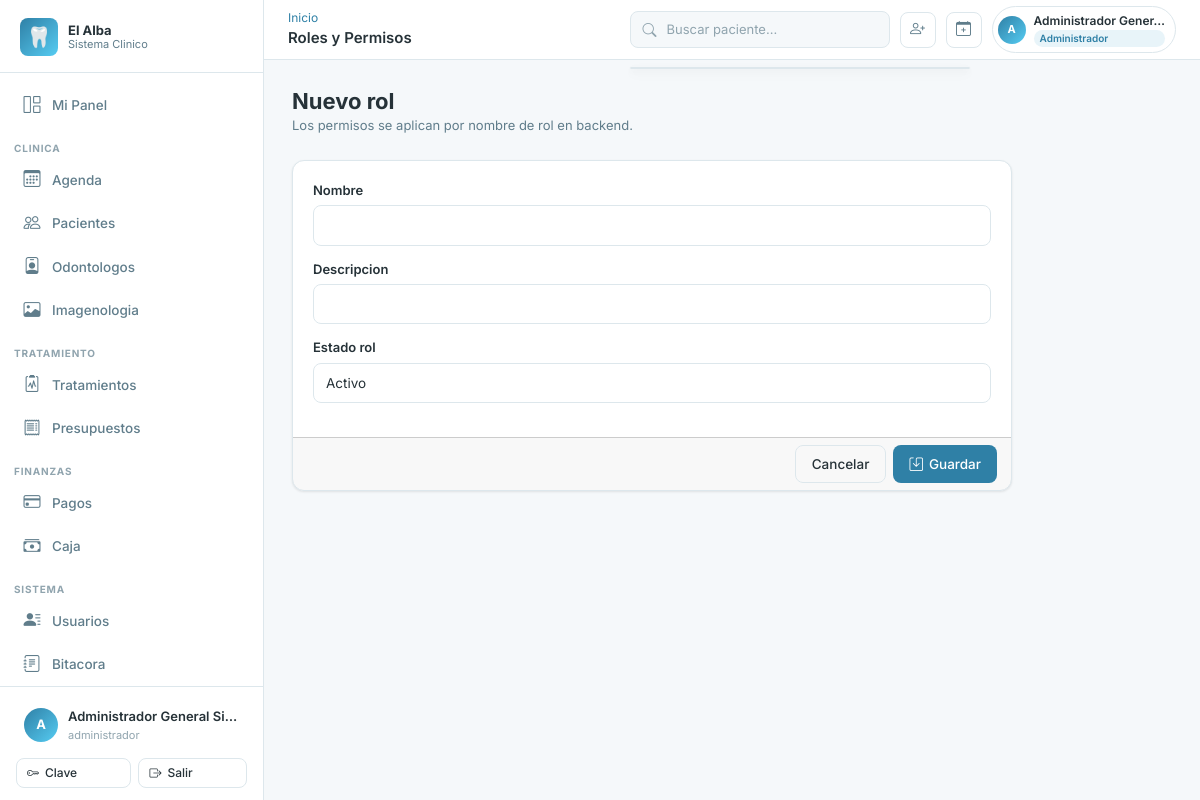
The page /accounts/roles/nuevo/ (signed in) on the database its author committed.
### apps/accounts/models.py (models this page shows, shortened)
class Usuario(AbstractBaseUser):
    ESTADO_ACTIVO = "activo"
    ESTADO_INACTIVO = "inactivo"
    ESTADO_BLOQUEADO = "bloqueado"
    ESTADO_CHOICES = [
        (ESTADO_ACTIVO, "Activo"),
        (ESTADO_INACTIVO, "Inactivo"),
        (ESTADO_BLOQUEADO, "Bloqueado"),
    ]
    id_usuario = models.AutoField(primary_key=True)
    id_persona = models.OneToOneField(
        "personas.Persona",
        db_column="id_persona",
        on_delete=models.RESTRICT,
        related_name="usuario",
    )
    username = models.CharField(max_length=50, unique=True)
    password_hash = models.CharField(max_length=255)
    estado_acceso = models.CharField(
        max_length=20, choices=ESTADO_CHOICES, default=ESTADO_ACTIVO
    )
    ultimo_acceso = models.DateTimeField(null=True, blank=True)
    fecha_creacion = models.DateTimeField(default=timezone.now)
    fecha_actualizacion = models.DateTimeField(auto_now=True)
    is_staff = models.BooleanField(default=False)
    is_superuser = models.BooleanField(default=False)
    PASSWORD_FIELD = "password_hash"
    USERNAME_FIELD = "username"
    REQUIRED_FIELDS = []
    objects = UsuarioManager()
    class Meta:
        db_table = "usuarios"
        verbose_name = "Usuario"
        verbose_name_plural = "Usuarios"
        permissions = [
            ("disable_usuario", "Puede inhabilitar usuario"),
            ("reactivate_usuario", "Puede reactivar usuario"),
            ("reset_password_usuario", "Puede resetear password de usuario"),
        ]
    def has_perm(self, perm, obj=None):
        if self.is_superuser:
            return True
    def has_perms(self, perm_list, obj=None):
        if not isinstance(perm_list, (list, tuple)):
            perm_list = [perm_list]
        return all(self.has_perm(perm, obj) for perm in perm_list)
    def tiene_rol(self, *roles: str) -> bool:
        if self.is_superuser:
            return True
    @property
    def password(self):
        return self.password_hash
    @password.setter
    def password(self, value):
        self.password_hash = value
    @property
    def nombre_completo(self):
        try:
            return self.id_persona.nombre_completo
        except Exception:
            return self.username

### apps/personas/models.py (models this page shows, shortened)
class Persona(models.Model):
    ESTADO_ACTIVO = "activo"
    ESTADO_INACTIVO = "inactivo"
    ESTADO_CHOICES = [
        (ESTADO_ACTIVO, "Activo"),
        (ESTADO_INACTIVO, "Inactivo"),
    ]
    id_persona = models.AutoField(primary_key=True)
    rut = models.CharField(max_length=12, unique=True)
    nombres = models.CharField(max_length=80)
    apellido_paterno = models.CharField(max_length=50)
    apellido_materno = models.CharField(max_length=50, null=True, blank=True)
    fecha_nacimiento = models.DateField(null=True, blank=True)
    id_sexo = models.ForeignKey(
        Sexo,
        db_column="id_sexo",
        on_delete=models.RESTRICT,
        null=True,
        blank=True,
        related_name="personas",
    )
    correo = models.CharField(max_length=120, unique=True, null=True, blank=True)
    telefono = models.CharField(max_length=20, null=True, blank=True)
    direccion = models.CharField(max_length=150, null=True, blank=True)
    comuna = models.CharField(max_length=80, null=True, blank=True)
    ciudad = models.CharField(max_length=80, null=True, blank=True)
    estado_persona = models.CharField(
        max_length=20, choices=ESTADO_CHOICES, default=ESTADO_ACTIVO
    )
    fecha_creacion = models.DateTimeField(default=timezone.now)
    fecha_actualizacion = models.DateTimeField(auto_now=True)
    class Meta:
        db_table = "personas"
        verbose_name = "Persona"
        verbose_name_plural = "Personas"
        indexes = [
            models.Index(fields=["rut"], name="idx_personas_rut"),
            models.Index(fields=["id_sexo"], name="idx_personas_id_sexo"),
        ]
    @property
    def nombre_completo(self) -> str:
        partes = [self.nombres, self.apellido_paterno]
        if self.apellido_materno:
            partes.append(self.apellido_materno)
        return " ".join(partes)

### apps/accounts/views.py (the view, shortened to what this page needs)
# urls.py: path("roles/nuevo/", views.RolCrearView.as_view(), name="roles_crear"),
class RolCrearView(PermisoRequeridoMixin, View):
    permission_required = "accounts.add_rol"
    template_name = "accounts/rol_form.html"
    def get(self, request):
        return render(request, self.template_name, {"form": RolForm(), "titulo": "Nuevo rol"})

### apps/accounts/forms.py
class RolForm(AlbaFormMixin, forms.ModelForm):
    class Meta:
        model = Rol
        fields = ["nombre", "descripcion", "estado_rol"]
        widgets = {
            "nombre": forms.TextInput(attrs={"class": "form-control"}),
            "descripcion": forms.TextInput(attrs={"class": "form-control"}),
            "estado_rol": forms.Select(attrs={"class": "form-select"}),
        }

### apps/core/context_processors.py (called while the page is built)
def clinica_context(request):
    ctx = {
        "CLINICA_NOMBRE": settings.CLINICA_NOMBRE,
        "CLINICA_RUT": settings.CLINICA_RUT,
        "CLINICA_DIRECCION": settings.CLINICA_DIRECCION,
        "CLINICA_TELEFONO": settings.CLINICA_TELEFONO,
        "CLINICA_EMAIL": settings.CLINICA_EMAIL,
    }
    if request.user.is_authenticated:
        ctx["usuario_roles"] = list(
            request.user.usuario_roles.filter(rol__estado_rol="activo")
            .values_list("rol__nombre", flat=True)
        )
        try:
            from apps.caja.models import Caja
            ctx["caja_usuario"] = Caja.objects.filter(
                id_usuario_apertura=request.user,
                estado_caja="abierta",
            ).first()
        except Exception:
            ctx["caja_usuario"] = None
    return ctx

### apps/core/templatetags/core_tags.py (called while the page is built)
@register.filter(name='user_tiene_rol')
def user_tiene_rol(user, roles_str):
    if not user or not user.is_authenticated:
        return False
    roles = [r.strip() for r in roles_str.split(',')]
    if hasattr(user, 'tiene_rol'):
        return user.tiene_rol(*roles)
    return False

### templates/accounts/rol_form.html (shortened to what this page needs)
{% extends 'base.html' %}
{% block topbar_title %}Roles y Permisos{% endblock %}
{% block content %}
<div class="page-header">
  <div>
    <h1 class="page-title">{{ titulo }}</h1>
    <p class="page-subtitle">Los permisos se aplican por nombre de rol en backend.</p>
  </div>
</div>
<form method="post" class="card" style="max-width: 720px;">
  <div class="card-body">
    {% for field in form %}
    <div class="mb-3">
      <label class="form-label" for="{{ field.id_for_label }}">{{ field.label }}</label>
      {{ field }}
    </div>
    {% endfor %}
  </div>
  <div class="card-footer d-flex justify-content-end gap-2">
    <a href="{% url 'accounts:roles_lista' %}" class="btn btn-outline">Cancelar</a>
    <button type="submit" class="btn btn-primary"><i class="bi bi-save"></i> Guardar</button>
  </div>
</form>
{% endblock %}

### templates/base.html (shortened to what this page needs)
{% load static core_tags %}
<!DOCTYPE html>
<html lang="es">
<head>
  <link rel="stylesheet" href="https://cdn.jsdelivr.net/npm/bootstrap-icons@1.11.3/font/bootstrap-icons.min.css">
  <link href="https://cdn.jsdelivr.net/npm/bootstrap@5.3.3/dist/css/bootstrap.min.css" rel="stylesheet">
  <link rel="stylesheet" href="{% static 'css/main.css' %}">
</head>
<body>
<div class="app-wrapper">
  <aside class="sidebar" id="sidebar" role="navigation" aria-label="Menu principal">
    <div class="sidebar-logo">
      <div class="sidebar-logo-icon" aria-hidden="true">&#x1F9B7;</div>
      <div class="sidebar-logo-text">
        El Alba
        <small>Sistema Clinico</small>
      </div>
    </div>
    <nav class="sidebar-nav">
      <a href="{% url 'dashboard:index' %}" class="sidebar-link" id="nav-dashboard">
        <span class="nav-icon"><i class="bi bi-grid-1x2" aria-hidden="true"></i></span>
        {% if request.user|user_tiene_rol:'odontologo' %}Mi Panel{% elif request.user|user_tiene_rol:'recepcionista,administrativo' %}Recepcion{% else %}Dashboard{% endif %}
      </a>
      {% if request.user|user_tiene_rol:'administrador,director,director_clinico' %}
      <div class="sidebar-section">Clinica</div>
      <a href="{% url 'agenda:calendario' %}" class="sidebar-link" id="nav-agenda"><span class="nav-icon"><i class="bi bi-calendar3" aria-hidden="true"></i></span>Agenda</a>
      <a href="{% url 'pacientes:lista' %}" class="sidebar-link" id="nav-pacientes"><span class="nav-icon"><i class="bi bi-people" aria-hidden="true"></i></span>Pacientes</a>
      <a href="{% url 'odontologos:lista' %}" class="sidebar-link" id="nav-odontologos"><span class="nav-icon"><i class="bi bi-person-badge" aria-hidden="true"></i></span>Odontologos</a>
      <a href="{% url 'imagenologia:lista' %}" class="sidebar-link" id="nav-imagenologia"><span class="nav-icon"><i class="bi bi-image" aria-hidden="true"></i></span>Imagenologia</a>
      <div class="sidebar-section">Tratamiento</div>
      <a href="{% url 'tratamientos:lista' %}" class="sidebar-link" id="nav-tratamientos"><span class="nav-icon"><i class="bi bi-clipboard2-pulse" aria-hidden="true"></i></span>Tratamientos</a>
      <a href="{% url 'presupuestos:lista' %}" class="sidebar-link" id="nav-presupuestos"><span class="nav-icon"><i class="bi bi-receipt" aria-hidden="true"></i></span>Presupuestos</a>
      <div class="sidebar-section">Finanzas</div>
      <a href="{% url 'pagos:lista' %}" class="sidebar-link" id="nav-pagos"><span class="nav-icon"><i class="bi bi-credit-card" aria-hidden="true"></i></span>Pagos</a>
      <a href="{% url 'caja:lista' %}" class="sidebar-link" id="nav-caja"><span class="nav-icon"><i class="bi bi-cash-stack" aria-hidden="true"></i></span>Caja</a>
      <div class="sidebar-section">Sistema</div>
      <a href="{% url 'personas:lista' %}" class="sidebar-link" id="nav-personas"><span class="nav-icon"><i class="bi bi-person-lines-fill" aria-hidden="true"></i></span>Usuarios</a>
      <a href="{% url 'auditoria:lista' %}" class="sidebar-link" id="nav-auditoria"><span class="nav-icon"><i class="bi bi-journal-text" aria-hidden="true"></i></span>Bitacora</a>
      {% else %}
      <a href="{% url 'pacientes:lista' %}" class="sidebar-link"><span class="nav-icon"><i class="bi bi-people" aria-hidden="true"></i></span>Pacientes</a>
      <a href="{% url 'agenda:calendario' %}" class="sidebar-link"><span class="nav-icon"><i class="bi bi-calendar3" aria-hidden="true"></i></span>Agenda</a>
      {% endif %}
    </nav>
    <div class="sidebar-footer">
      <div class="sidebar-user" role="button" tabindex="0" aria-label="Opciones de usuario">
        <div class="sidebar-user-avatar" aria-hidden="true">{{ request.user.username|first|upper }}</div>
        <div class="sidebar-user-info">
          <div class="sidebar-user-name">{{ request.user.nombre_completo }}</div>
          <div class="sidebar-user-role">
            {% for rol in usuario_roles %}{{ rol }}{% if not forloop.last %}, {% endif %}{% endfor %}
          </div>
        </div>
      </div>
      <div class="mt-2 d-flex gap-2">
        <a href="{% url 'accounts:cambiar_password' %}" class="btn btn-outline btn-sm flex-fill">
          <i class="bi bi-key" aria-hidden="true"></i> Clave
        </a>
        <form method="post" action="{% url 'accounts:logout' %}" class="flex-fill">
          <button type="submit" class="btn btn-outline btn-sm w-100">
            <i class="bi bi-box-arrow-right" aria-hidden="true"></i> Salir
          </button>
        </form>
      </div>
    </div>
  </aside>
  <div class="main-content">
    <header class="topbar" role="banner">
      <div class="topbar-left">
        <div>
          <nav aria-label="Ruta actual" class="breadcrumb mb-0 d-none d-md-flex">
            {% block breadcrumb %}<a href="{% url 'dashboard:index' %}">Inicio</a>{% endblock %}
          </nav>
          <span class="topbar-title">{% block topbar_title %}Panel{% endblock %}</span>
        </div>
      </div>
      <div class="topbar-actions">
        <div class="position-relative">
          <div class="search-box" role="search">
            <i class="bi bi-search" style="color:var(--color-texto-muy-suave);flex-shrink:0;" aria-hidden="true"></i>
            <input
              type="search"
              placeholder="Buscar paciente..."
              hx-get="{% url 'pacientes:buscar_htmx' %}"
              hx-trigger="input changed delay:300ms, search"
              hx-target="#resultados-busqueda-global"
              name="q"
              autocomplete="off"
              id="busqueda-global"
              aria-label="Buscador universal"
              aria-autocomplete="list"
              aria-controls="resultados-busqueda-global"
            >
          </div>
          <div id="resultados-busqueda-global" class="search-results-dropdown" role="listbox" aria-label="Resultados de busqueda"></div>
        </div>
        {% if request.user|user_tiene_rol:'administrador,recepcionista,administrativo,director' %}
        <a href="{% url 'pacientes:crear' %}" class="topbar-icon-btn d-none d-lg-flex" title="Nuevo paciente" aria-label="Nuevo paciente">
          <i class="bi bi-person-plus" aria-hidden="true"></i>
        </a>
        <a href="{% url 'agenda:crear_cita' %}" class="topbar-icon-btn d-none d-lg-flex" title="Nueva cita" aria-label="Nueva cita">
          <i class="bi bi-calendar-plus" aria-hidden="true"></i>
        </a>
        {% endif %}
        <div class="topbar-user-chip" id="topbar-user-menu" role="button" tabindex="0" aria-label="Menu de usuario">
          <div class="topbar-user-avatar" aria-hidden="true">{{ request.user.username|first|upper }}</div>
          <div class="d-none d-md-block">
            <div class="topbar-user-name">{{ request.user.nombre_completo|truncatechars:20 }}</div>
            {% for rol in usuario_roles|slice:":1" %}
            <div class="topbar-role-chip">{{ rol }}</div>
            {% endfor %}
          </div>
        </div>
      </div>
    </header>
    <main class="page-content" id="main-content" tabindex="-1">
      {% block content %}{% endblock %}
    </main>
  </div>
</div>
</body>
</html>

### rows shown on the page
Usuario: user.username|first "A", user.nombre_completo "Administrador General Si…", user.nombre_completo "Administrador Gener…"

### other values the page prints
{{ rol }} "administrador"
{{ rol }} "Administrador"
{{ titulo }} "Nuevo rol"
{{ field.label }} "Nombre" "Descripcion" "Estado rol"
